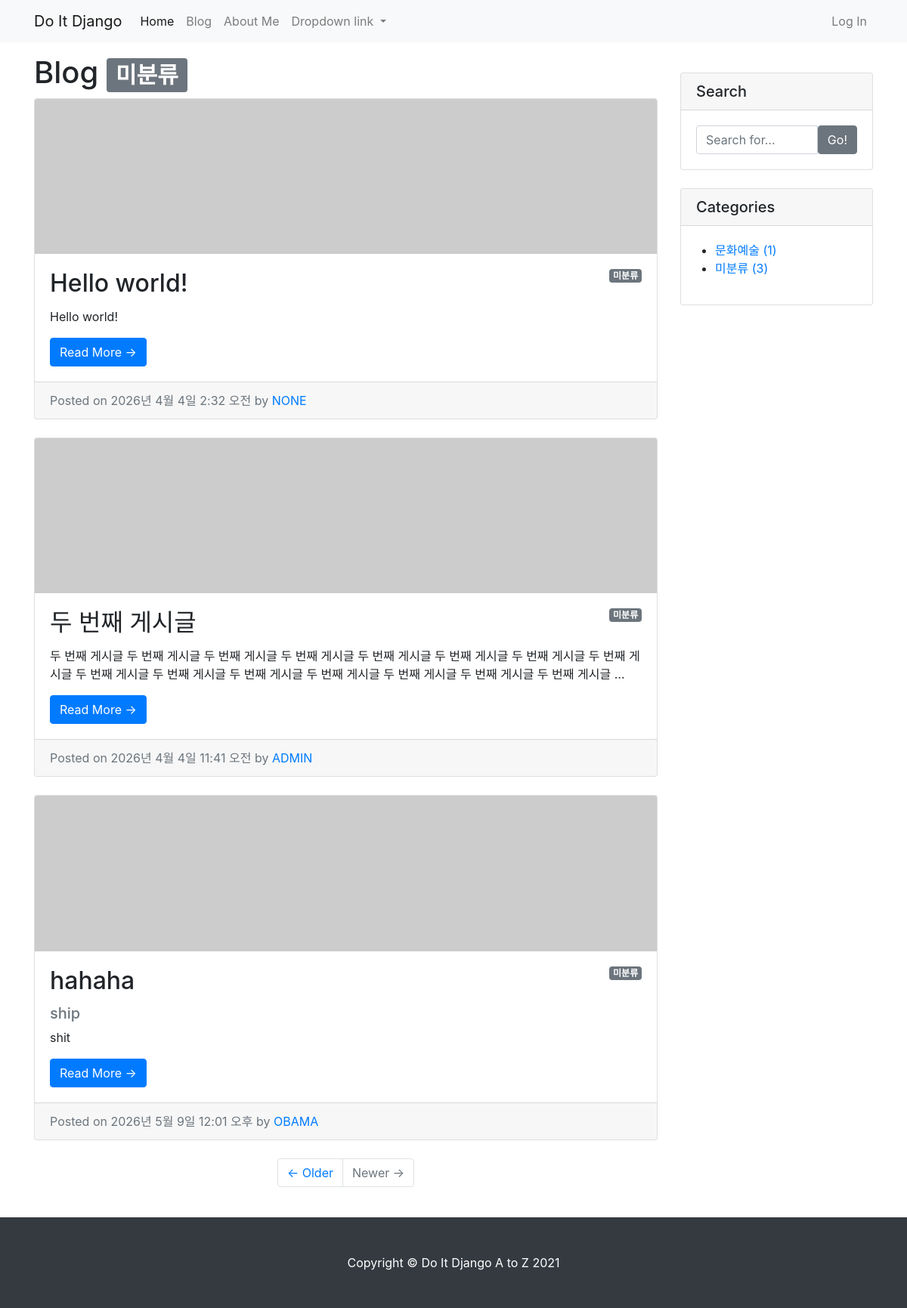
The app's page /blog/category/no_category/ with its own data.
### blog/models.py (models this page shows, shortened)
class Post(models.Model):
    title = models.CharField(max_length=30)
    hook_text = models.CharField(max_length=100, blank=True)
    content = models.TextField()
    head_image = models.ImageField(upload_to="blog/images/%Y/%m/%d/", blank=True)
    file_upload = models.FileField(upload_to="blog/files/%Y/%m/%d/", blank=True)
    created_at = models.DateTimeField(auto_now_add=True)
    updated_at = models.DateTimeField(auto_now=True)
    author = models.ForeignKey(User, null=True, on_delete=models.SET_NULL)
    category = models.ForeignKey(Category, null=True, blank=True, on_delete=models.SET_NULL)
    tags = models.ManyToManyField(Tag, blank=True)
    def get_absolute_url(self):
        return f"/blog/{self.pk}/"

class Category(models.Model):
    name = models.CharField(max_length=50, unique=True)
    slug = models.SlugField(max_length=200, unique=True, allow_unicode=True)
    def __str__(self):
        return self.name
    def get_absolute_url(self):
        return f"/blog/category/{self.slug}/"
    class Meta:
        verbose_name_plural = "Categories"

### blog/views.py (the view)
# urls.py: path("category/<str:slug>/", views.category_page),
def category_page(request, slug):
    if slug == "no_category":
        category = "미분류"
        post_list = Post.objects.filter(category=None)
    else:
        category = Category.objects.get(slug=slug)
        post_list = Post.objects.filter(category=category)
    return render(
        request,
        "blog/post_list.html",
        {
            "post_list": post_list,
            "categories": Category.objects.all(),
            "no_category_post_count": Post.objects.filter(category=None).count(),
            "category": category,
        },
    )

### blog/templates/blog/post_list.html (shortened to what this page needs)
{% extends 'blog/base.html' %}
{% block main_area %}
    <h1>Blog {% if category %}<span class="badge badge-secondary">{{ category }}</span>{% endif %}
    </h1>
    {% if post_list.exists %}
        {% for p in post_list %}
            <div class="card mb-4" id="post-{{ p.pk }}">
                {% if p.head_image %}
                    <img class="card-img-top" src="{{ p.head_image.url }}" alt="{{ p }} head image">
                {% else %}
                    <img class="card-img-top" src="https://picsum.photos/seed/{{ p.id }}/800/200" alt="random_image">
                {% endif %}
                <div class="card-body">
                    {% if p.category %}
                        <span class="badge badge-secondary float-right">{{ p.category }}</span>
                    {% else %}
                        <span class="badge badge-secondary float-right">미분류</span>
                    {% endif %}
                    <h2 class="card-title">{{ p.title}}</h2>
                    {% if p.hook_text %}
                        <h5 class="text-muted">{{ p.hook_text }}</h5>
                    {% endif %}
                    <p class="card-text">{{ p.content | truncatewords:45 }}</p>
                    <a href="{{ p.get_absolute_url }}" class="btn btn-primary">Read More &rarr;</a>
                </div>
                <div class="card-footer text-muted">
                    Posted on {{ p.created_at}} by
                    <a href="#">{{ p.author | upper }}</a>
                </div>
            </div>
        {% endfor %}
    {% else %}
        <h3>아직 게시물이 없습니다.</h3>
    {% endif %}
    <ul class="pagination justify-content-center mb-4">
        <li class="page-item">
            <a class="page-link" href="#">&larr; Older</a>
        </li>
        <li class="page-item disabled">
            <a class="page-link" href="#">Newer &rarr;</a>
        </li>
    </ul>
{% endblock %}

### blog/templates/blog/base.html (shortened to what this page needs)
<!DOCTYPE html>
<html>
{% load static %}
<head>
    <link rel="stylesheet" href="{% static 'blog/bootstrap/bootstrap.min.css' %}" media="screen">
</head>
<body>
{% include 'blog/navbar.html' %}
<div class="container my-3">
    <div class="row">
        <div class="col-md-8 col-lg-9" id="main-area">
            {% block main_area %}
            {% endblock %}
        </div>
        <div class="col-md-4 col-lg-3">
            <div class="card my-4">
                <h5 class="card-header">Search</h5>
                <div class="card-body">
                    <div class="input-group">
                        <input type="text" class="form-control" placeholder="Search for...">
                        <span class="input-group-btn">
                                <button class="btn btn-secondary" type="button">Go!</button>
                            </span>
                    </div>
                </div>
            </div>
            <div class="card my-4" id="categories-card">
                <h5 class="card-header">Categories</h5>
                <div class="card-body">
                    <div class="row">
                        <ul>
                            {% for category in categories %}
                                <li>
                                    <a href="{{ category.get_absolute_url }}">{{ category }} ({{ category.post_set.count }})</a>
                                </li>
                            {% endfor %}
                                <li>
                                    <a href="/blog/category/no_category/">미분류 ({{ no_category_post_count }})</a>
                                </li>
                        </ul>
                    </div>
                </div>
            </div>
        </div>
    </div>
</div>
{% include 'blog/footer.html' %}
</body>
</html>

### records on screen
Post: shows "미분류", title "Hello world!", content "Hello world!", created_at "2026년 4월 4일 2:32 오전", author "NONE"
Post: shows "미분류", title "두 번째 게시글", content "두 번째 게시글 두 번째 게시글 두 번째 게시글 두 번째 게시글 두 번째 게시글 두 번째 게시글 두 번째 게시글 두 번째 게시글 두 번째 게시글 두 번째 게시글 두 번째 게시글 두 번째 게시글 두 번째 게시글 두 번째 게시글 두 번째 게시글 …", created_at "2026년 4월 4일 11:41 오전", author "ADMIN"
Post: shows "미분류", title "hahaha", hook_text "ship", content "shit", created_at "2026년 5월 9일 12:01 오후", author "OBAMA"
Category: name "문화예술", post_set.count "1"

### other values on screen
{{ category }} "미분류"
{{ no_category_post_count }} "3"
